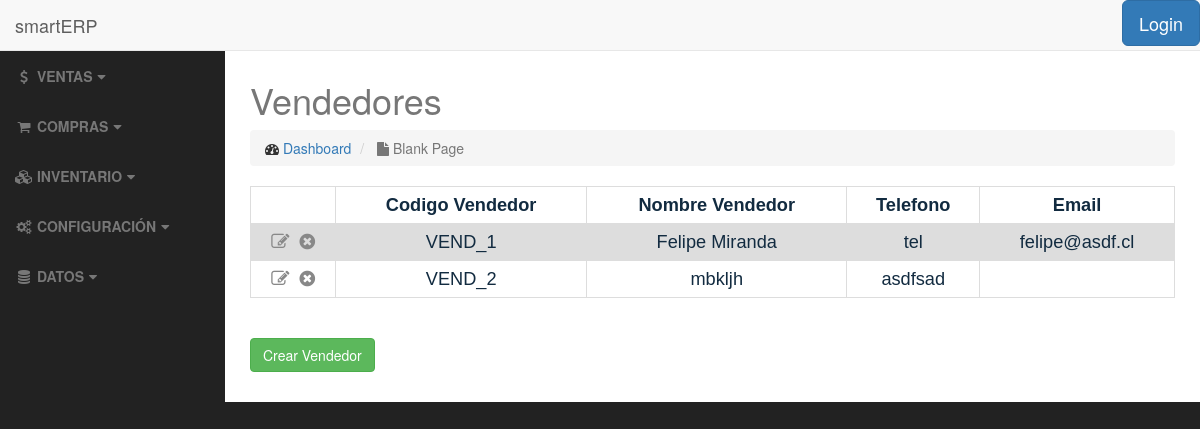
/sellers/, run on an earlier commit of the app's database.
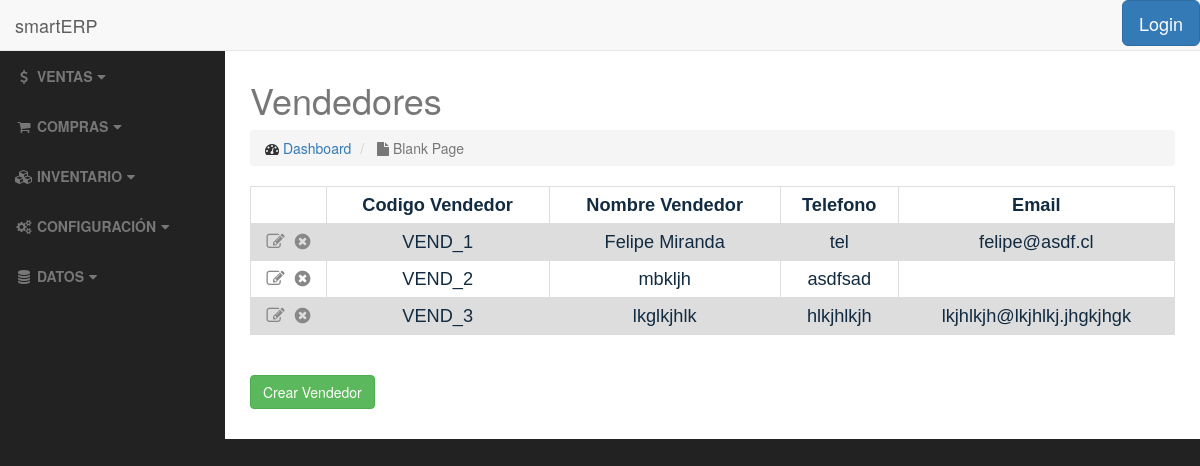
And on a later commit of the database.
### sellers/models.py (models this page shows, shortened)
class Seller(models.Model):
    seller_code = models.CharField(max_length=10, verbose_name="Codigo Vendedor", unique="True")
    seller_name = models.CharField(max_length=50, verbose_name="Nombre Vendedor")
    seller_address = models.CharField(max_length=100, blank=True, verbose_name="Direccion")
    seller_comuna = models.CharField(max_length=50, blank=True, verbose_name="Comuna")
    seller_ciudad = models.CharField(max_length=50, blank=True, verbose_name="Ciudad")
    seller_region = models.CharField(max_length=50, blank=True, verbose_name="Region")
    seller_tel = models.CharField(max_length=50, blank=True, verbose_name="Telefono")
    seller_email = models.EmailField(blank=True, verbose_name="Email")
    is_active = models.BooleanField(default=True, verbose_name="Activo")
    class Meta:
        ordering = ['seller_code']

### sellers/views.py (the view)
class SellerListView(ListView):
    template_name = 'sellers/seller_list.html'
    def get_queryset(self):
        return Seller.objects.all()

### sellers/templates/sellers/seller_list.html (shortened to what this page needs)
{% extends 'base.html' %}
<h2>{% block title %}Vendedores{% endblock %}</h2>
{% block body %}
    <table>
            {% if object_list %}
                <tr>
                    <th></th>
                    <th>Codigo Vendedor</th>
                    <th>Nombre Vendedor</th>
                    <th>Telefono</th>
                    <th>Email</th>
                </tr>
                    {% for seller in object_list %}
                        <tr>
                            <td>
                                <a href="{% url 'sellers:seller-update' seller.pk %}"><i class="fa fa-pencil-square-o" title="Editar"></i></a>&nbsp;
                                <a href="{% url 'sellers:seller-delete' seller.pk %}"><i class="fa fa-times-circle" title="Eliminar"></i></a>
                            </td>
                            <td>{{ seller.seller_code }}</td>
                            <td>{{ seller.seller_name }}</td>
                            <td>{{ seller.seller_tel }}</td>
                            <td>{{ seller.seller_email }}</td>
                        </tr>
                    {% endfor %}
            {% else %}
                <h3>No hay vendedores registrados</h3>
            {% endif %}
    </table>
    <br>
    <br>
    <a href="{% url 'sellers:seller-add' %}" class="btn btn-success">Crear Vendedor</a>
    <br>
    <br>
{% endblock %}

### templates/base.html (shortened to what this page needs)
<!DOCTYPE html>
<html lang="en">
<head>
    {% load staticfiles %}
    <link href="http://127.0.0.1:8000/static/css/bootstrap.min.css" rel="stylesheet">
    <link rel="stylesheet" href="https://maxcdn.bootstrapcdn.com/bootswatch/3.3.7/superhero/bootstrap.min.css">
    <link href="http://127.0.0.1:8000/static/css/sb-admin.css" rel="stylesheet">
    <link href="http://127.0.0.1:8000/static/font-awesome/css/font-awesome.min.css" rel="stylesheet" type="text/css">
</head>
<body>
    <div id="wrapper">
        <nav class="navbar navbar-default navbar-fixed-top" role="navigation">
            <div class="navbar-header">
                <a class="navbar-brand" href="/">smartERP</a>
            </div>
            <ul class="nav navbar-right top-nav">
                {% if user.active %}
                    <li class="dropdown">
                        <a href="#" class="dropdown-toggle" data-toggle="dropdown"><i class="fa fa-user"></i> John Smith <b class="caret"></b></a>
                        <ul class="dropdown-menu">
                            <li>
                                <a href="#"><i class="fa fa-fw fa-user"></i> Profile</a>
                            </li>
                            <li>
                                <a href="#"><i class="fa fa-fw fa-envelope"></i> Inbox</a>
                            </li>
                            <li>
                                <a href="#"><i class="fa fa-fw fa-gear"></i> Settings</a>
                            </li>
                            <li class="divider"></li>
                            <li>
                                <a href="#"><i class="fa fa-fw fa-power-off"></i> Log Out</a>
                            </li>
                        </ul>
                    </li>
                {% else %}
                    <ul class="nav navbar-nav pull-right">
                        <a class="btn btn-lg btn-primary" data-toggle="modal" href="#myModal" >Login</a>
                    </ul>
                {% endif %}
            </ul>
            <div class="collapse navbar-collapse navbar-ex1-collapse">
                <ul class="nav navbar-nav side-nav">
                    <li class="#">
                        <a href="#ventas" data-toggle="collapse"><i class="fa fa-fw fa-usd"></i> <b>VENTAS</b><i class="fa fa-fw fa-caret-down"></i></a>
                    </li>
                    <li class="#">
                        <a href="#compras" data-toggle="collapse"><i class="fa fa-fw fa-shopping-cart"></i> <b>COMPRAS</b><i class="fa fa-fw fa-caret-down"></i></a>
                    </li>
                    <li class="#">
                        <a href="#inv" data-toggle="collapse"><i class="fa fa-fw fa-cubes"></i> <b>INVENTARIO</b><i class="fa fa-fw fa-caret-down"></i></a>
                    </li>
                    <li class="#">
                        <a href="#conf" data-toggle="collapse"><i class="fa fa-fw fa-cogs"></i> <b>CONFIGURACIÓN</b><i class="fa fa-fw fa-caret-down"></i></a>
                    </li>
                    <li class="#">
                        <a href="#datos" data-toggle="collapse"><i class="fa fa-fw fa-database"></i> <b>DATOS</b><i class="fa fa-fw fa-caret-down"></i></a>
                    </li>
                </ul>
            </div>
        </nav>
        <div id="page-wrapper">
            <div class="container-fluid">
                <div class="row">
                    <div class="col-lg-12">
                        <h1 class="text-muted">
                            {% block title %}{% endblock %}
                        </h1>
                        <ol class="breadcrumb">
                            <li>
                                <i class="fa fa-dashboard"></i>  <a href="index.html">Dashboard</a>
                            </li>
                            <li class="active">
                                <i class="fa fa-file"></i> Blank Page
                            </li>
                        </ol>
                    </div>
                </div>
                {% block body %}
                {% endblock %}
            </div>
        </div>
    </div>
</body>
</html>

### static/css/sb-admin.css (style rules this page uses)
body { margin-top: 100px; background-color: #222; }
@media (min-width:768px) { body { margin-top: 50px; } }
#wrapper { padding-left: 0; }
#page-wrapper { width: 100%; padding: 0; background-color: #fff; }
@media (min-width:768px) { #wrapper { padding-left: 225px; } }
@media (min-width:768px) { #page-wrapper { padding: 10px; } }
.top-nav { padding: 0 15px; }
@media (min-width:768px) { .side-nav { position: fixed; top: 51px; left: 225px; width: 225px; margin-left: -225px; border: none; border-radius: 0; overflow-y: auto; background-color: #222; bottom: 0; overflow-x: hidden; padding-bottom: 40px; } }
@media (min-width:768px) { .side-nav>li>a { width: 225px; } }

### templates/base.html (style rules this page uses)
table { font-family: arial, sans-serif; border-collapse: collapse; width: 100%; margin-left: auto; margin-right: auto; }
td, th { border: 1px solid #dddddd; text-align: center; padding: 5px; font-size: 130%; color: #122b40; }
tr:nth-child(even) { background-color: #dddddd; }
.fa-pencil-square-o { color: #888888; }
.fa-times-circle { color: #888888; }

What changed in the data, as far as the page shows it:
added Seller: seller_code "VEND_3", seller_name "lkglkjhlk", seller_tel "hlkjhlkjh", seller_email "lkjhlkjh@lkjhlkj.jhgkjhgk"
